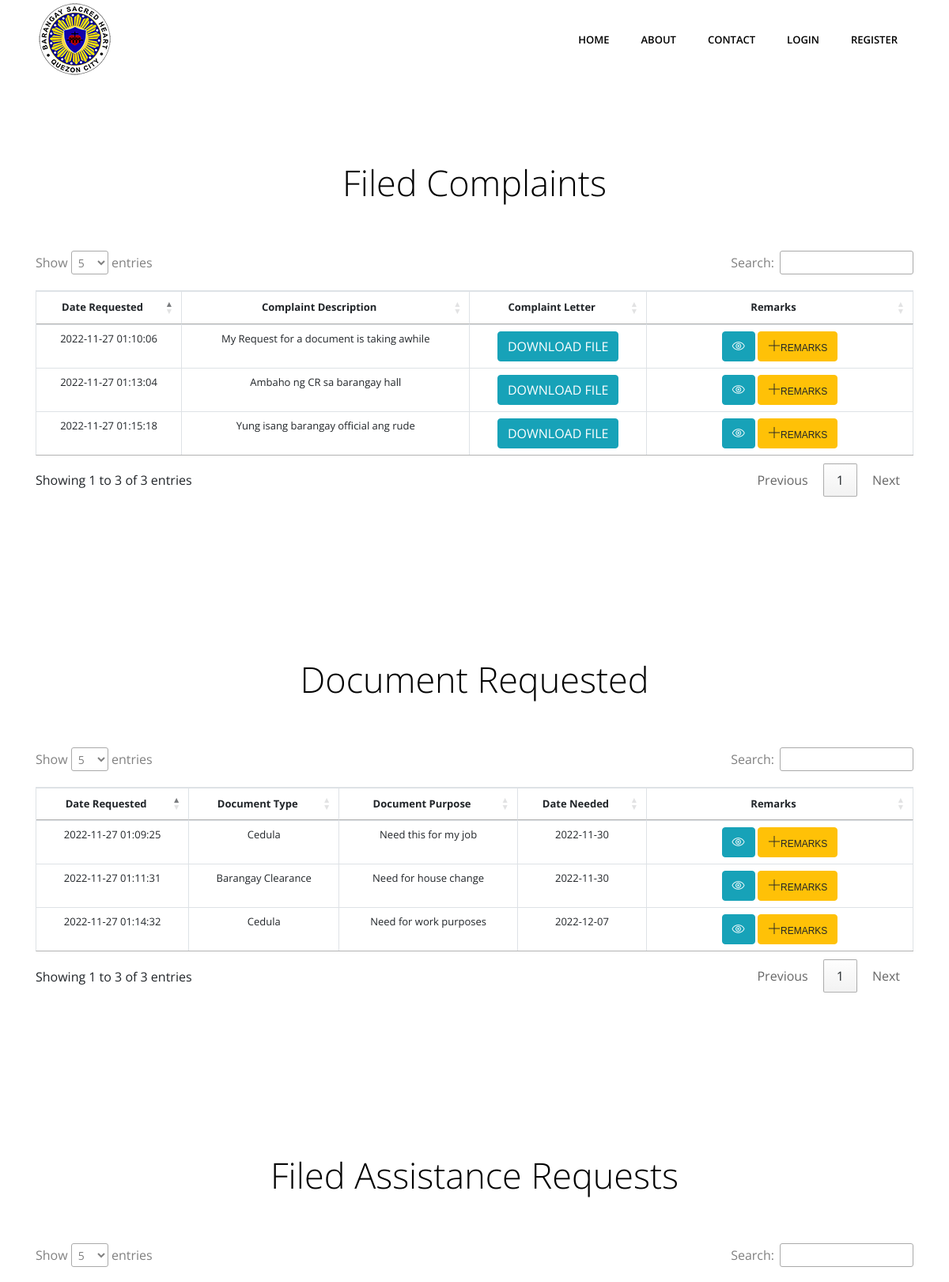
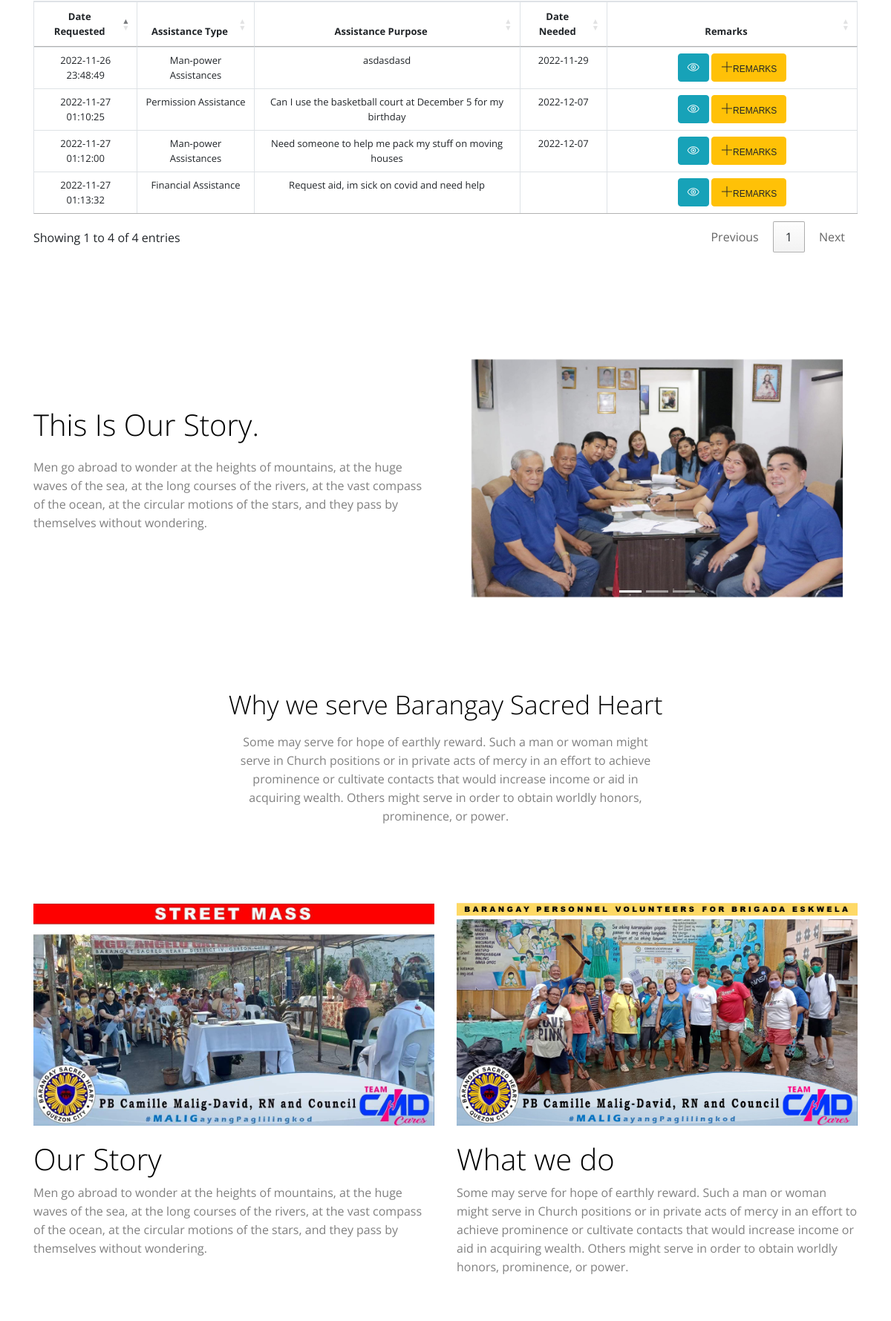
Page /index.php/home/my_info (upper part) on the committed database (2 pictures, top to bottom).
### tables this page shows
CREATE TABLE `tbl_info` (
  `info_id` int(11) NOT NULL,
  `info_logo` varchar(100) NOT NULL,
  `info_adv_logo` varchar(100) NOT NULL,
  `info_mission` text NOT NULL,
  `info_vision` text NOT NULL,
  `info_gmap` text NOT NULL,
  `info_location` text NOT NULL,
  `info_number1` varchar(100) NOT NULL,
  `info_number2` varchar(100) NOT NULL,
  `info_home_userfile` varchar(100) NOT NULL,
  `info_home_tagline` varchar(100) NOT NULL,
  `info_home_greetings` text NOT NULL,
  `info_youtube_link` text NOT NULL,
  `info_about_userfile1` varchar(100) NOT NULL,
  `info_about_userfile2` varchar(100) NOT NULL,
  `info_about_userfile3` varchar(100) NOT NULL,
  `info_about_census` varchar(100) NOT NULL
);

CREATE TABLE `tbl_complaints` (
  `complaint_id` int(11) NOT NULL,
  `user_id` int(11) NOT NULL,
  `complaint_description` varchar(250) NOT NULL,
  `complaint_letter` varchar(500) NOT NULL,
  `status` int(11) NOT NULL,
  `seen` int(11) NOT NULL,
  `remarks` varchar(10000) NOT NULL,
  `date_created` timestamp NOT NULL DEFAULT current_timestamp() ON UPDATE current_timestamp()
);

CREATE TABLE `tbl_requests` (
  `request_id` int(11) NOT NULL,
  `user_id` int(11) NOT NULL,
  `document_type` varchar(250) NOT NULL,
  `document_purpose` varchar(1000) NOT NULL,
  `document_userfile` varchar(500) NOT NULL,
  `date_needed` varchar(100) NOT NULL,
  `status` int(11) NOT NULL,
  `seen` int(11) NOT NULL,
  `remarks` varchar(10000) NOT NULL,
  `date_created` timestamp NOT NULL DEFAULT current_timestamp() ON UPDATE current_timestamp()
);

CREATE TABLE `tbl_request_types` (
  `request_type_id` int(11) NOT NULL,
  `request_type` varchar(100) NOT NULL,
  `request_price` varchar(500) NOT NULL,
  `date_created` timestamp NOT NULL DEFAULT current_timestamp()
);

CREATE TABLE `tbl_assistance` (
  `assistance_id` int(11) NOT NULL,
  `user_id` int(11) NOT NULL,
  `assistance_type` varchar(100) NOT NULL,
  `assistance_purpose` varchar(1000) NOT NULL,
  `date_needed` varchar(100) NOT NULL,
  `status` int(11) NOT NULL,
  `seen` int(11) NOT NULL,
  `remarks` varchar(10000) NOT NULL,
  `date_created` timestamp NOT NULL DEFAULT current_timestamp() ON UPDATE current_timestamp()
);

CREATE TABLE `tbl_assistance_types` (
  `assistance_type_id` int(11) NOT NULL,
  `assistance_type` varchar(100) NOT NULL,
  `date_created` timestamp NOT NULL DEFAULT current_timestamp()
);

### application/views/my_info.php (the view, shortened to what the rows shown need)
<section class="section page-title">
	<div class="container">
		<div class="row">
			<div class="col-md-12 m-auto">
				<h1>Filed Complaints</h1>
				<br> <br>
				<table id="myTable" class="table table-hover table-bordered results" style="font-size: 13px;" width="100%">
				  <thead>
					<tr>
					  <th class="text-center">Date Requested</th>
					  <th class="text-center">Complaint Description</th>
					  <th class="text-center">Complaint Letter</th>
					  <th style="width: 300px;" class="text-center">Remarks</th>
					</tr>
				  </thead>
				  <tbody>
					<?php foreach($complaints as $complaint) { ?>
					<trstyle="<?php if($complaint->seen == 1){ echo "background-color: yellow"; } ?>;">
						<td style="height: 30px;" class="text-center"><?php echo $complaint->date_created; ?></td>
						<td style="height: 30px;" class="text-center"><?php echo $complaint->complaint_description; ?></td>
						<td style="height: 30px;" class="text-center"><a class="btn btn-info" href="#" onclick="Download('<?php echo base_url() . 'home/download_file/1/' . $complaint->complaint_letter; ?>')">Download File</a></td>
						<td style="height: 30px;" class="text-center">
							<button class="btn btn-info text-justify text-center"
							data-toggle="modal" data-target="#ViewRemarksModal"
							onclick="viewRemarksFunc(<?php echo $complaint->complaint_id; ?>,2)" >
							<span class="ti-eye"></span>
							</button>
							<button class="btn btn-warning text-justify text-center"
							data-toggle="modal" data-target="#AddRemarkModal"
							onclick="addRemarkFunc(<?php echo $complaint->complaint_id; ?>,<?php echo $complaint->status; ?>,'complaints')" >
							<span class="ti-plus"></span><span style="font-size: 12px; font-family: Verdana, sans-serif;">Remarks</span>
							</button>
						</td>
					<?php } ?>
				  </tbody>
				</table>
			</div>
		</div>
	</div>
</section>
<section class="section page-title">
	<div class="container">
		<div class="row">
			<div class="col-sm-12 m-auto">
				<h1>Document Requested</h1>
				<br> <br>
				<table id="myTable1" class="table table-hover table-bordered results" style="font-size: 13px;" width="100%">
				  <thead>
					<tr>
					  <th class="text-center">Date Requested</th>
					  <th class="text-center">Document Type</th>
					  <th class="text-center">Document Purpose</th>
					  <th class="text-center">Date Needed</th>
					  <th style="width: 300px;" class="text-center">Remarks</th>
					</tr>
				  </thead>
				  <tbody>
					<?php foreach($requests as $request) { ?>
					<tr  style="<?php if($request->seen == 1){ echo "background-color: yellow"; } ?>;">
						<td style="height: 30px;" class="text-center"><?php echo $request->date_created; ?></td>
						<td style="height: 30px;" class="text-center">
							<?php foreach($request_types as $type){ if($type->request_type_id == $request->document_type){ echo $type->request_type; break; }}?>
						</td>
						<td style="height: 30px;" class="text-center"><?php echo $request->document_purpose; ?></td>
						<td style="height: 30px;" class="text-center"><?php echo $request->date_needed; ?></td>
						<td style="height: 30px;" class="text-center">
						<button class="btn btn-info text-justify text-center"
						data-toggle="modal" data-target="#ViewRemarksModal"
						onclick="viewRemarksFunc(<?php echo $request->request_id; ?>,1)" >
						<span class="ti-eye"></span>
						</button>
						<button class="btn btn-warning text-justify text-center"
						data-toggle="modal" data-target="#AddRemarkModal"
						onclick="addRemarkFunc(<?php echo $request->request_id; ?>,<?php echo $request->status; ?>,'requests')" >
						<span class="ti-plus"></span><span style="font-size: 12px; font-family: Verdana, sans-serif;">Remarks</span>
						</button>
						</td>
					</tr>
					<?php } ?>
				  </tbody>
				</table>
			</div>
		</div>
	</div>
</section>
<section class="section page-title">
	<div class="container">
		<div class="row">
			<div class="col-sm-12 m-auto">
				<h1>Filed Assistance Requests</h1>
				<br> <br>
				<table id="myTable2" class="table table-hover table-bordered results" style="font-size: 13px;" width="100%">
				  <thead>
					<tr>
					  <th class="text-center">Date Requested</th>
					  <th class="text-center">Assistance Type</th>
					  <th class="text-center">Assistance Purpose</th>
					  <th class="text-center">Date Needed</th>
					  <th style="width: 300px;" class="text-center">Remarks</th>
					</tr>
				  </thead>
				  <tbody>
					<?php foreach($assistance as $assist) { ?>
					<tr style="<?php if($assist->seen == 1){ echo "background-color: yellow"; } ?>;">
						<td style="height: 30px;" class="text-center"><?php echo $assist->date_created; ?></td>
						<td style="height: 30px;" class="text-center">
							<?php foreach($assistance_types as $type){ if($type->assistance_type_id == $assist->assistance_type){ echo $type->assistance_type; break; }}?>
						</td>
						<td style="height: 30px;" class="text-center"><?php echo $assist->assistance_purpose; ?></td>
						<td style="height: 30px;" class="text-center"><?php echo $assist->date_needed; ?></td>
						<td style="height: 30px;" class="text-center">
						<button class="btn btn-info text-justify text-center"
						data-toggle="modal" data-target="#ViewRemarksModal"
						onclick="viewRemarksFunc(<?php echo $assist->assistance_id; ?>,3)" >
						<span class="ti-eye"></span>
						</button>
						<button class="btn btn-warning text-justify text-center"
						data-toggle="modal" data-target="#AddRemarkModal"
						onclick="addRemarkFunc(<?php echo $assist->assistance_id; ?>,<?php echo $assist->status; ?>,'assistance')" >
						<span class="ti-plus"></span><span style="font-size: 12px; font-family: Verdana, sans-serif;">Remarks</span>
						</button>
						</td>
					</tr>
					<?php } ?>
				  </tbody>
				</table>
			</div>
		</div>
	</div>
</section>
<section class="section about p-0">
	<div class="container">
		<div class="row">
			<div class="col-lg-6 align-self-center">
				<div class="content text-center text-lg-left">
					<h2>This is our story.</h2>
				</div>
			</div>
		</div>
	</div>
</section>
<section class="section">
	<div class="container">
		<div class="row">
			<div class="col-12">
				<div class="section-title mb-0">
					<h2>Why we serve Barangay Sacred Heart</h2>
				</div>
			</div>
		</div>
	</div>
</section>
<section class="section create-stories pt-0">
	<div class="container">
		<div class="row">
			<div class="col-lg-6">
				<div class="block">
					<h2>Our Story</h2>
				</div>
			</div>
			<div class="col-lg-6 mt-5 mt-lg-0">
				<div class="block">
					<h2>What we do</h2>
				</div>
			</div>
		</div>
	</div>
</section>

### application/views/plus/header.php (shortened to what the rows shown need)
<!DOCTYPE html>
<html lang="en">
<head>
	<link rel="stylesheet" href="https://cdn.jsdelivr.net/npm/bootstrap@4.6.2/dist/css/bootstrap.min.css"
>
	<link href="<?php echo base_url(); ?>assets/plugins/slick/slick.css" rel="stylesheet">
	<link href="<?php echo base_url(); ?>assets/plugins/themify-icons/themify-icons.css" rel="stylesheet">
	<link href="<?php echo base_url(); ?>assets/plugins/slick/slick-theme.css" rel="stylesheet">
	<link href="<?php echo base_url(); ?>assets/plugins/fancybox/jquery.fancybox.min.css" rel="stylesheet">
	<link href="<?php echo base_url(); ?>assets/plugins/aos/aos.css" rel="stylesheet">
	<link href="https://cdn.jsdelivr.net/npm/notyf@3/notyf.min.css" rel="stylesheet">
	<link href="https://cdn.datatables.net/1.12.1/css/jquery.dataTables.min.css" rel="stylesheet">
	<link href="https://cdn.datatables.net/1.12.1/css/dataTables.bootstrap4.min.css" rel="stylesheet">
	<link href="<?php echo base_url(); ?>assets/css/style.css" rel="stylesheet">
</head>
<body class="body-wrapper" data-spy="scroll" data-target=".privacy-nav">
	<nav class="navbar main-nav navbar-expand-lg px-2 px-sm-0 py-2 py-lg-0">
		<div class="container">
			<a class="navbar-brand" href="<?php echo base_url(); ?>"><img alt="logo" src="<?php echo base_url(); ?>assets/files/info/<?php echo $info['logo']; ?>"></a>
		</div>
	</nav>

### rows in the picture
tbl_info: info_logo (picture)
tbl_complaints: date_created "2022-11-27 01:15:18", complaint_description "Yung isang barangay official ang rude"
tbl_complaints: date_created "2022-11-27 01:13:04", complaint_description "Ambaho ng CR sa barangay hall"
tbl_complaints: date_created "2022-11-27 01:10:06", complaint_description "My Request for a document is taking awhile"
tbl_requests: date_created "2022-11-27 01:14:32", document_purpose "Need for work purposes", date_needed "2022-12-07"
tbl_request_types: request_type "Cedula"
tbl_requests: date_created "2022-11-27 01:11:31", document_purpose "Need for house change", date_needed "2022-11-30"
tbl_request_types: request_type "Barangay Clearance"
tbl_requests: date_created "2022-11-27 01:09:25", document_purpose "Need this for my job", date_needed "2022-11-30"
tbl_assistance: date_created "2022-11-27 01:13:32", assistance_purpose "Request aid, im sick on covid and need help"
tbl_assistance_types: assistance_type "Financial Assistance"
tbl_assistance: date_created "2022-11-27 01:12:00", assistance_purpose "Need someone to help me pack my stuff on moving houses", date_needed "2022-12-07"
tbl_assistance_types: assistance_type "Man-power Assistances"
tbl_assistance: date_created "2022-11-27 01:10:25", assistance_purpose "Can I use the basketball court at December 5 for my birthday", date_needed "2022-12-07"
tbl_assistance_types: assistance_type "Permission Assistance"
tbl_assistance: date_created "2022-11-26 23:48:49", assistance_purpose "asdasdasd", date_needed "2022-11-29"
